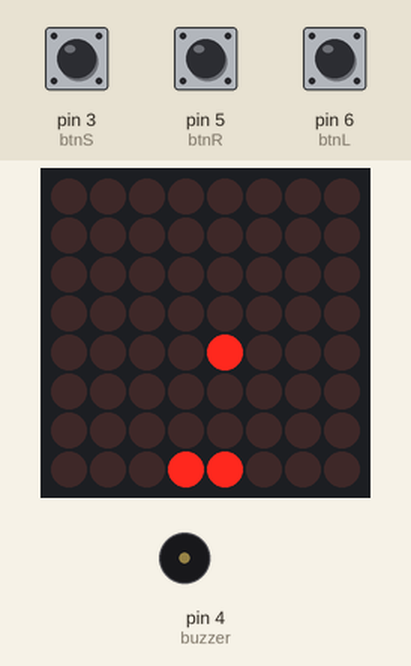
Recording of a sketch running on a simulated Arduino Nano, built with avr-gcc and run on an emulated ATmega328P. Parts: 8×8 LED matrix, buzzer (waves = sounding). The inputs (shaded band) are chosen by the test bench; at power-on: pin 3 (btnS) HIGH, pin 5 (btnR) HIGH, pin 6 (btnL) HIGH.

Above: at 0.8 s.
0.9 s: pin 3 (btnS) pulled LOW for 0.15 s
At 1.87 s:
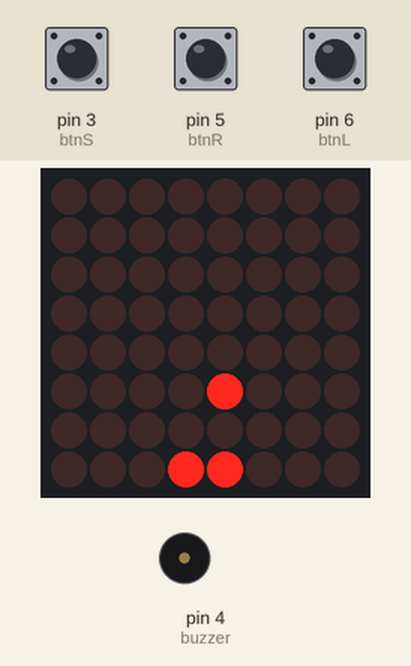
2.8 s: pin 5 (btnR) pulled LOW for 0.15 s
At 3.09 s:
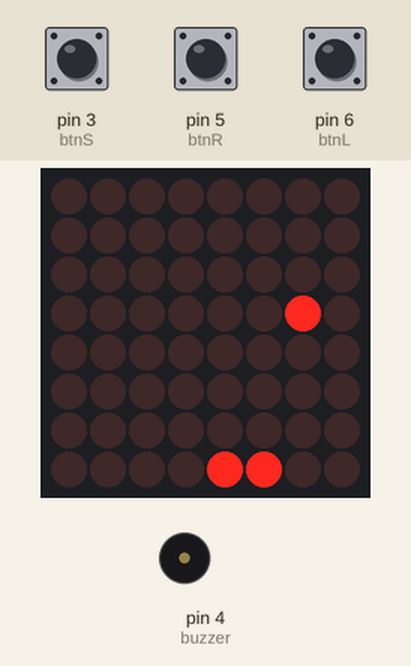
4.9 s: pin 6 (btnL) pulled LOW for 1 s
At 7.2 s:
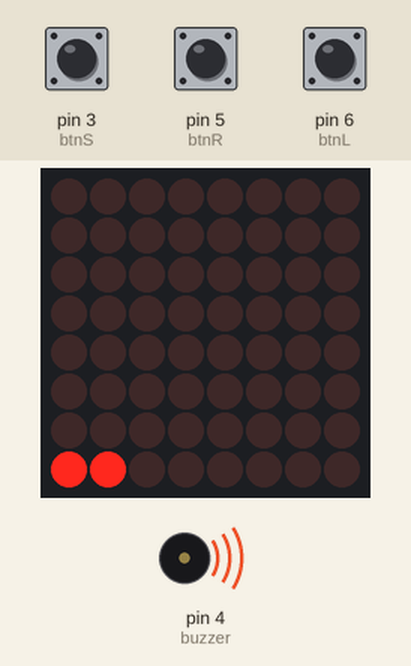
7.4 s: pin 3 (btnS) pulled LOW for 1 s
At 9.03 s:
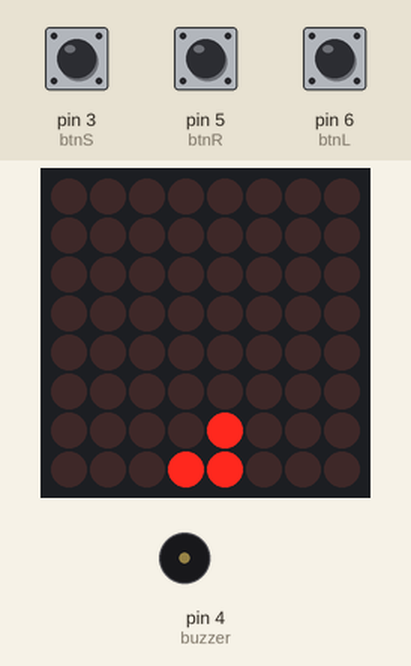
9.9 s: pin 6 (btnL) pulled LOW for 0.15 s
At 10.19 s:
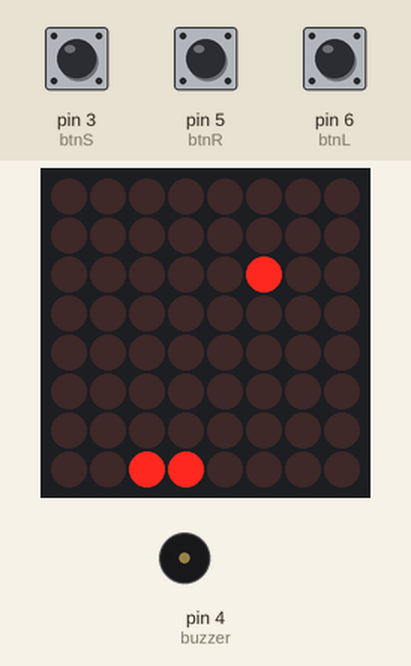
12.0 s: pin 5 (btnR) pulled LOW for 1 s
At 12.71 s:
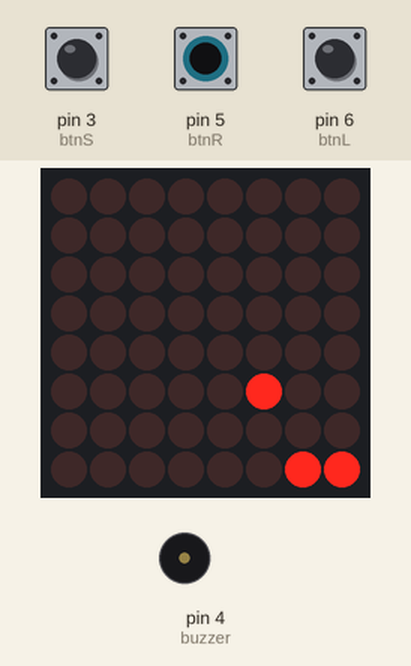
Timing chart, 0 to 15.5 s (numbered marks = the images above; inputs shaded):
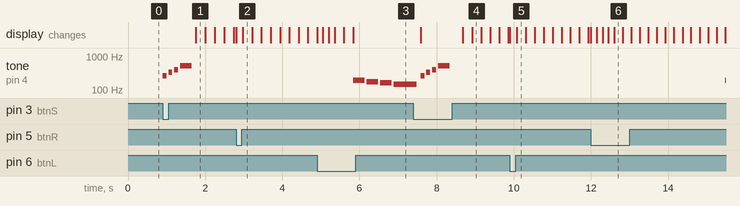

The sketch:

arkanoid.ino
```cpp
/*
Hey everyone, and welcome to my repository. Here, i made a program that you can load into the arduino nano
that's inside of the splash nano, a 'console' i just created by myself. It consists on 1 arduino nano, 1x 1088AS, 3x buttons, 1x switch or interruptor and a buzzer.
The first game to ever exist on it is this one, which is the only one i created so far. I will try to make a tetris, with/without music, and when i have more time,
i'll just tune it, even tho i took 4 days to create the first one (1st day was research, 2nd was programming this, 3rd testing and debugging and finally, on day 4th, i finished it by welding all the things
together.). I'll just take some rest and develop more recreations of games. This one is like arkanoid, but it's not the same, since in arkanoid, there are blocks that you break, but so far, i just made
the player and a bouncing ball.
*/


#include <LedControl.h>

// Pins and configuration
const int DIN =  11, CS = 10, CLK = 13;
const int btnL = 6, btnR = 5, btnS = 3;
const int buzzer = 4;
const int WIDTH = 8;
const int speedLimit = 100; // Change it however you want
const int acceleration = 10;
// Position variables + library fundamental variables
int playerX = 4;
int playerY = 7;
int ballX = WIDTH/2;
int ballY = WIDTH/2;
int dirX = 0;
int dirY = 1;
int speed = 250;
unsigned long ballClock = 0;
LedControl lc = LedControl(DIN, CLK, CS, 1);

void setup() {
  pinMode(btnL, INPUT_PULLUP);
  pinMode(btnR, INPUT_PULLUP);
  pinMode(btnS, INPUT_PULLUP);
  lc.shutdown(0, false);
  lc.setIntensity(0, 5);
  lc.clearDisplay(0);

  renderPlayer(true); // Draw initial player
  renderBall(true);
  bool ready = false;
  while (!ready) {
    if (digitalRead(btnS) == LOW) {
      break;
    }
  }
  startMusic();
}

void loop() {
  checkInput(); // Ball movement (Always active)

  // Time control for the ball
  if (millis() - ballClock > speed) {
    updateGame();
    ballClock = millis();
  }
}

void checkInput() {
  if (digitalRead(btnL) == LOW) {
    if (playerX > 1) { // Avoid the player from disappearing in the left
      renderPlayer(false);
      playerX--;
      renderPlayer(true);
      delay(150);
    }
  }

  if (digitalRead(btnR) == LOW) {
    if (playerX < 7) {     // Avoid the player from disappearing
      renderPlayer(false);
      playerX++;
      renderPlayer(true);
      delay(150);
    }
  }
}

// Only 1 function to erase or draw the player
void renderPlayer(bool state) {
  // El jugador ocupa dos puntos: (X, Y) y (X-1, Y)
  lc.setLed(0, playerY, playerX, state);
  lc.setLed(0, playerY, playerX - 1, state);
}

void renderBall(bool state) {
  lc.setLed(0, ballY, ballX, state);
}

void updateGame() {
  // Erase the old ball
  renderBall(false);


  int proxX = ballX + dirX;
  int proxY = ballY + dirY;


  if (proxX > 7 || proxX < 0) {
    dirX = -dirX;
    proxX = ballX + dirX;
  }
  if (proxY < 0) {
    dirY = -dirY;
    proxY = ballY + dirY;
  }


  if (proxY == playerY && (proxX == playerX || proxX == playerX - 1)) {
    dirY = -1; // Force direction up

    if (dirX == 0) {
        dirX = (playerX > 4) ? -1 : 1;
    }

    // IMPORTANT: The ball stays on the row number 6, not in 7
    proxY = playerY - 1;
    proxX = ballX + dirX;
    if (speed > speedLimit) {
      speed -= acceleration;
    }
  }


  else if (proxY > 7) {
    gameOver();
    resetGame();
    return;
  }

  ballX = proxX;
  ballY = proxY;

  if(ballX < 0) ballX = 0;
  if(ballX > 7) ballX = 7;

  renderBall(true);
  renderPlayer(true);
}


void gameOver() {
  tone(buzzer, 196, 300); // Sol (G3)
  delay(350);
  tone(buzzer, 174, 300); // Fa (F3)
  delay(350);
  tone(buzzer, 164, 300); // Mi (E3)
  delay(350);
  tone(buzzer, 146, 600); // Re (D3) - Large note at the end
  delay(700);
  noTone(buzzer);         // Makes sure it shuts up
}

void resetGame() {
  playerX = 4;
  playerY = 7;
  ballX = WIDTH/2;
  ballY = WIDTH/2;
  dirX = 0;
  dirY = 1;
  bool replay = false;
  lc.setRow(0, 7, 0x00);
  while (!replay) {
    if (digitalRead(btnS) == LOW) {
      break;
    }
  }
  startMusic();
}

void startMusic() {
  // Rapidly asecnding notes: Do4, Mi4, Sol4, Do5
  tone(buzzer, 261, 100); // Do (C4)
  delay(150);
  tone(buzzer, 329, 100); // Mi (E4)
  delay(150);
  tone(buzzer, 392, 100); // Sol (G4)
  delay(150);
  tone(buzzer, 523, 300); // Do (C5) - Sharp note at the end
  delay(400);
  noTone(buzzer);
}


// Congratulations, you've made it to the end of this repository.
// Go to 95.131.202.52 just to know what the splash nano is.
// Basically, it's a light console made using an arduino nano, a 1088AS, a buzzer, 3 buttons and 1 interruptor / switch
// I am also the creator of it. Thanks for distributing mi code.
```

Measured:
- after the input at 0.9 s, tone on pin 4 (buzzer): plays 261 Hz for 0.10 s, 329 Hz for 0.10 s, 392 Hz for 0.10 s, 523 Hz for 0.30 s, starting at once; the display: changes after 0.85 s (image 1)
- after the input at 2.8 s, the display: first changes at once (image 2 shows a later state)
- after the input at 4.9 s, tone on pin 4 (buzzer): plays 196 Hz for 0.30 s, 174 Hz for 0.30 s, 164 Hz for 0.30 s, 146 Hz for 0.51 s, starting after 0.94 s; the display: first changes at once (image 3 shows a later state)
- after the input at 7.4 s, the display: first differs from a run without the input after 1.3 s (image 4 shows a later state)
- after the input at 9.9 s, the display: first changes at once (image 5 shows a later state)
- after the input at 12.0 s, the display: first changes at once (image 6 shows a later state)
